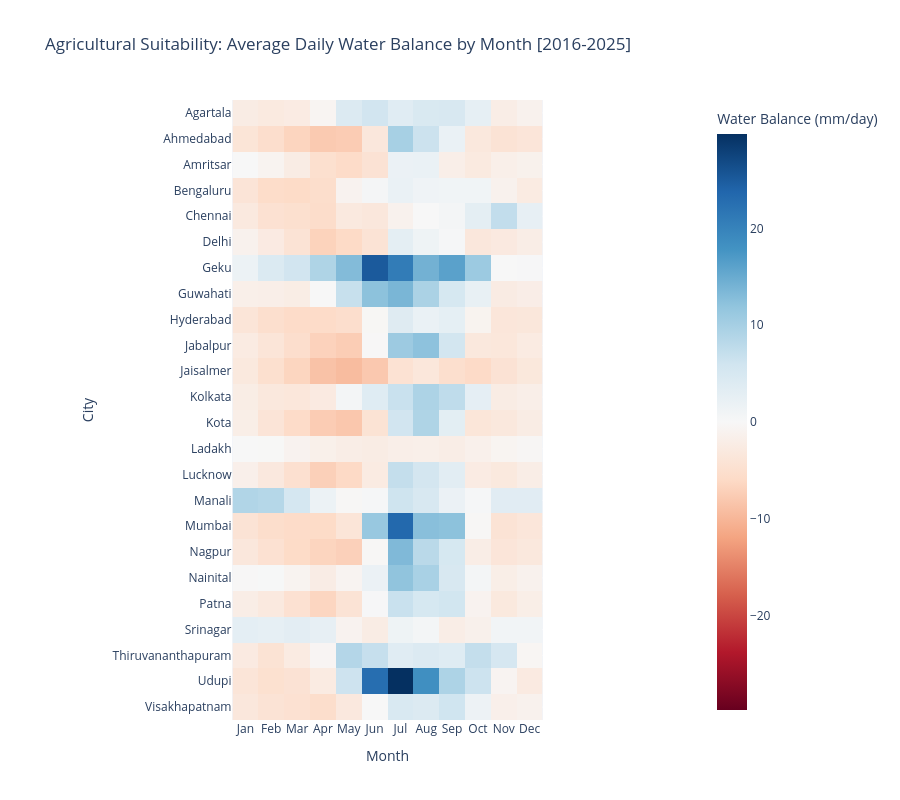

The code cell stored with this chart in its notebook:
### Code cell
# 1. Calculate the daily average Rain and ET0 for each month, per city
monthly_agri = df.groupby(['Cities', 'month'])[['precipitation_sum', 'et0_fao_evapotranspiration']].mean().reset_index()

# 2. Calculate the Daily Water Balance
monthly_agri['Water_Balance'] = monthly_agri['precipitation_sum'] - monthly_agri['et0_fao_evapotranspiration']

# 3. Pivot the data to create a matrix for the Heatmap
# Rows = Cities, Columns = Months, Values = Water Balance
agri_pivot = monthly_agri.pivot(index='Cities', columns='month', values='Water_Balance')

# 4. Plot the Heatmap
fig = px.imshow(
    agri_pivot,
    labels=dict(x="Month", y="City", color="Water Balance (mm/day)"),
    x=['Jan', 'Feb', 'Mar', 'Apr', 'May', 'Jun', 'Jul', 'Aug', 'Sep', 'Oct', 'Nov', 'Dec'],
    title='Agricultural Suitability: Average Daily Water Balance by Month [2016-2025]',
    color_continuous_scale='RdBu',  # Red (Deficit) to Blue (Surplus)
    color_continuous_midpoint=0     # Sets the exact middle color (white) to 0 balance
)

fig.update_layout(
    height=800, 
    xaxis_title="Month", 
    yaxis_title="City"
)
fig.show()

### Figure 1 — Plotly figure (JSON) as saved in the notebook; plotly's stock layout.template omitted (floating-point values rounded to 4 significant figures; data arrays with more than 128 entries replaced by an {"elided": "..."} marker saying what was removed)
{"data": [{"coloraxis": "coloraxis", "hovertemplate": "Month: %{x}<br>City: %{y}<br>Water Balance (mm/day): %{z}<extra></extra>", "name": "0", "type": "heatmap", "x": ["Jan", "Feb", "Mar", "Apr", "May", "Jun", "Jul", "Aug", "Sep", "Oct", "Nov", "Dec"], "xaxis": "x", "y": ["Agartala", "Ahmedabad", "Amritsar", "Bengaluru", "Chennai", "Delhi", "Geku", "Guwahati", "Hyderabad", "Jabalpur", "Jaisalmer", "Kolkata", "Kota", "Ladakh", "Lucknow", "Manali", "Mumbai", "Nagpur", "Nainital", "Patna", "Srinagar", "Thiruvananthapuram", "Udupi", "Visakhapatnam"], "yaxis": "y", "z": {"elided": "24x12 float values"}}], "layout": {"coloraxis": {"cmid": 0, "colorbar": {"title": {"text": "Water Balance (mm/day)"}}, "colorscale": [[0, "rgb(103,0,31)"], [0.1, "rgb(178,24,43)"], [0.2, "rgb(214,96,77)"], [0.3, "rgb(244,165,130)"], [0.4, "rgb(253,219,199)"], [0.5, "rgb(247,247,247)"], [0.6, "rgb(209,229,240)"], [0.7, "rgb(146,197,222)"], [0.8, "rgb(67,147,195)"], [0.9, "rgb(33,102,172)"], [1, "rgb(5,48,97)"]]}, "height": 800, "title": {"text": "Agricultural Suitability: Average Daily Water Balance by Month [2016-2025]"}, "xaxis": {"anchor": "y", "constrain": "domain", "domain": [0, 1], "scaleanchor": "y", "title": {"text": "Month"}}, "yaxis": {"anchor": "x", "autorange": "reversed", "constrain": "domain", "domain": [0, 1], "title": {"text": "City"}}}}
